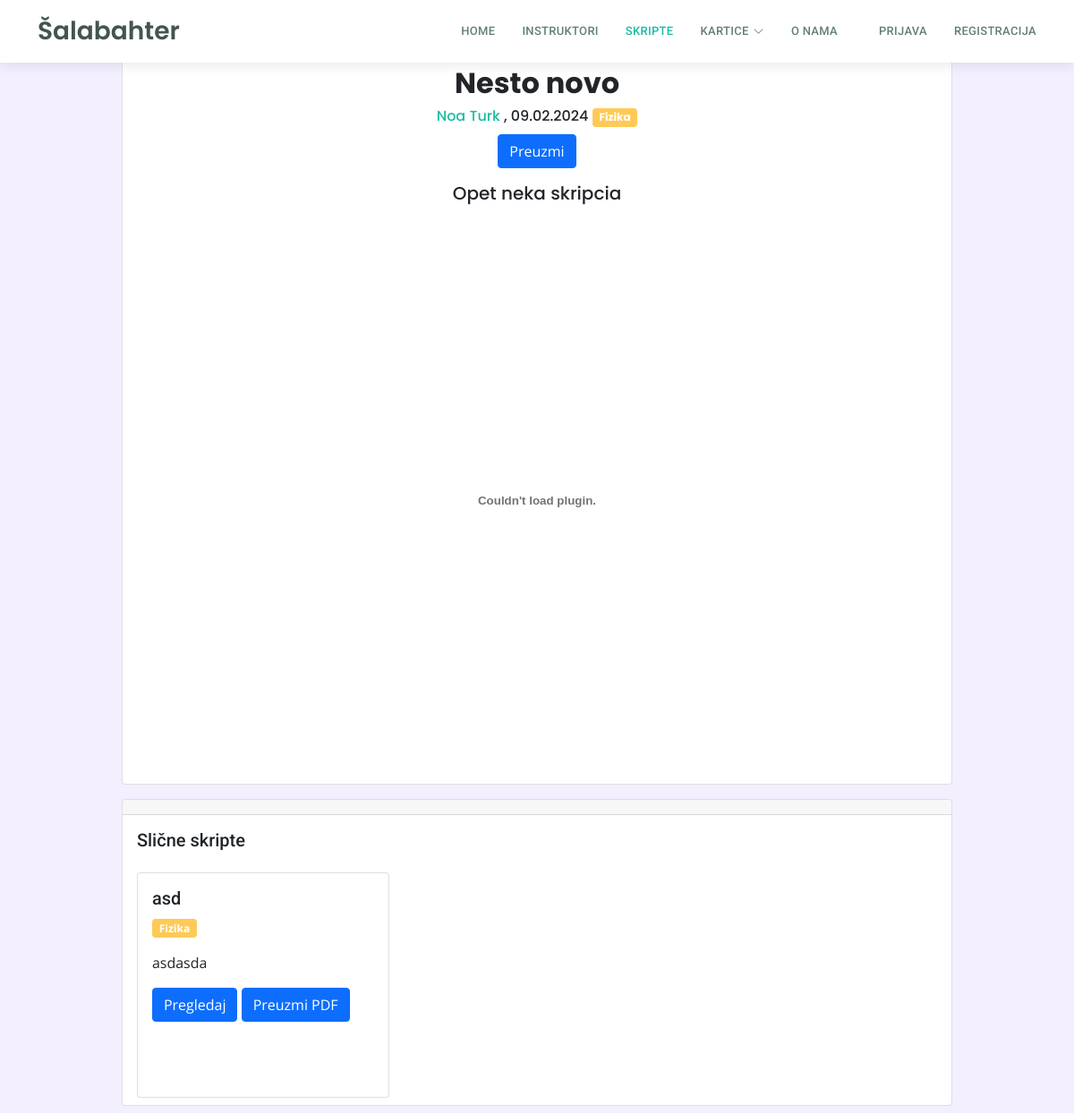
/skripte/skripta.php?skripta_id=27, run on the app's committed database.
### tables this page shows
CREATE TABLE `skripte` (
  `skripta_id` int(11) NOT NULL,
  `predmet_id` int(11) NOT NULL,
  `naziv_skripte` varchar(255) NOT NULL,
  `opis_skripte` longtext NOT NULL,
  `broj_pregleda` int(11) NOT NULL,
  `datum_kreiranja` date NOT NULL,
  `skripta_putanja` varchar(255) NOT NULL,
  `korisnik_id` int(11) NOT NULL
);

CREATE TABLE `korisnik` (
  `korisnik_id` int(11) NOT NULL,
  `ime` varchar(50) DEFAULT NULL,
  `prezime` varchar(50) DEFAULT NULL,
  `email` varchar(100) DEFAULT NULL,
  `lozinka` varchar(255) DEFAULT NULL,
  `adresa` varchar(255) DEFAULT NULL,
  `prebivaliste` varchar(255) NOT NULL,
  `mjesto` int(5) DEFAULT NULL,
  `slika_korisnika` varchar(255) DEFAULT NULL,
  `status_korisnika` int(20) DEFAULT NULL,
  `isAdmin` tinyint(1) NOT NULL
);

CREATE TABLE `predmeti` (
  `predmet_id` int(11) NOT NULL,
  `naziv_predmeta` varchar(255) DEFAULT NULL,
  `predmet_boja` varchar(255) NOT NULL
);

### skripte/skripta.php (the view, shortened to what this page needs)
<?php
$con = require "../ukljucivanje/connection/spajanje.php";
$skripta_id = $_GET['skripta_id'];
$sqlGrupa = "SELECT * FROM skripte WHERE skripta_id = $skripta_id";
$rezultatSkripta = $con->query($sqlGrupa);
if($redSkripta = $rezultatSkripta->fetch_assoc()){
    $nazivSkripte = $redSkripta['naziv_skripte'];
    $opisSkripte = $redSkripta['opis_skripte'];
    $predmet_id = $redSkripta['predmet_id'];
    $datum = date('d.m.Y', strtotime($redSkripta['datum_kreiranja']));
    $putanjaDoOdabraneSkripte = $redSkripta['skripta_putanja'];
    $kreator_id = $redSkripta['korisnik_id'];
    $imePrezimeKorisnika = dohvatipodatkevlasnika($kreator_id);
    $sqlPredmet = "SELECT naziv_predmeta, predmet_boja FROM predmeti WHERE predmet_id = $predmet_id";
    $rezultatPredmet = $con->query($sqlPredmet);
    $redPredmet = $rezultatPredmet->fetch_assoc();
    $predmetNaziv = $redPredmet['naziv_predmeta'];
    $predmetBoja = $redPredmet['predmet_boja'];
}
function dohvatipodatkevlasnika($kreator_id)
{
    $con = require "../ukljucivanje/connection/spajanje.php";
    $sqlKorisnik = "SELECT ime, prezime FROM korisnik WHERE korisnik_id = $kreator_id";
    $resultKorisnik = $con->query($sqlKorisnik);
    $rowKorisnik = $resultKorisnik->fetch_assoc();
    $ime = $rowKorisnik['ime'];
    $prezime = $rowKorisnik['prezime'];
    return $ime . " " . $prezime;
}
?>
<!DOCTYPE html>
<html lang="hr">
<head>
    <?php include '../assets/css/stiliranjeSporedno.php'; ?>
</head>
<body>
    <?php include '../ukljucivanje/header.php'; ?>
    <div class="container mt-3">
        <div class="container">
            <div class="card mx-auto mt-3" style="width: 85%;">
                <div class="card-header">
                    <div class="row">
                        <div class="col">
                            <p class="card-text">Broj pregleda:
                            </p>
                        </div>
                        <div class="col text-right">
                            <a href="../dashboard/report.php?skripta_id=<?php echo $skripta_id; ?>"
                            class="text text-danger" style="font-size: 0.9rem;">Prijavi skriptu!</a>
                        </div>
                    </div>
                </div>
                <div class="card-body">
                    <h2 class="card-title" style="font-family: Poppins; text-align: center;"><b>
                            <?php echo "$nazivSkripte"; ?>
                        </b></h2>
                    <h6 class="card-info" style="font-family: Poppins; text-align: center;"> <a class="link"
                            href="../profil?korisnik=<?php echo $kreator_id ?>">
                            <?php echo $imePrezimeKorisnika ?>
                        </a>,
                        <?php echo "$datum   ";  echo '<span class="badge" style="background-color: ' . $predmetBoja . ';">' . $predmetNaziv . '</span> '; ?>
                    </h6>
                    <div class="text-center">
                        <a href="<?php echo $putanjaDoOdabraneSkripte; ?>" class="btn btn-primary">Preuzmi</a>
                    </div>
                    <h5 class="card-text mt-3" style="font-family: Poppins; text-align: center;">
                        <?php echo "$opisSkripte"; ?>
                    </h5>
                    <div>
                    <?php if (!empty($putanjaDoOdabraneSkripte)) { ?>
                        <embed src="<?php echo $putanjaDoOdabraneSkripte; ?>" type="application/pdf" width="75%" height="600px" class="mx-auto d-block" />
                    <?php } else { ?>
                        <p>Nažalost, nešto je pošlo po krivu.</p>
                        <a href="../dashboard/report.php?skripta_id=<?php echo $skripta_id; ?>" style="color: red;">Prijavi</a>
                    <?php } ?>
                </div>
            </div>
        </div>
    </div>
<div class="container mt-5s mb-2">
<div class="card mx-auto mt-3" style="width: 85%;">
<div class="card-header"></div>
<div class="card-body">
    <h5>Slične skripte</h5>
   </div>
    <div class="row mx-1">
        <?php
        $sqlSlicneSkripte = "SELECT * FROM skripte WHERE predmet_id = $predmet_id AND skripta_id != $skripta_id ORDER BY RAND() LIMIT 3";
        $resultSlicneSkripte = $con->query($sqlSlicneSkripte);
        while ($rowSlicneSkripte = $resultSlicneSkripte->fetch_assoc()) {
            $nazivSlicneSkripte = $rowSlicneSkripte['naziv_skripte'];
            $skripta_putanja = $rowSlicneSkripte['skripta_putanja'];
            $opisSlicneSkripte = $rowSlicneSkripte['opis_skripte'];
            $slicna_skripta_id = $rowSlicneSkripte['skripta_id'];
            echo '
                <div class="col-md-4">
                    <div class="card mb-2">
                        <div class="card-body" style="height: 250px;">
                        <h5 class="card-title">' . ((strlen($nazivSlicneSkripte) > 40) ? substr($nazivSlicneSkripte, 0, 40) . '...' : $nazivSlicneSkripte) . '</h5>
                        ';
                        $predmet_id = $rowSlicneSkripte['predmet_id'];
                        $predmetGrupe= "SELECT  naziv_predmeta, predmet_boja FROM  predmeti WHERE predmet_id = $predmet_id";
                        $rezultatPredmeta = $con->query($predmetGrupe);
                        if ($rezultatPredmeta->num_rows > 0) {
                            while ($predmetRed = $rezultatPredmeta->fetch_assoc()) {
                                $naziv_predmeta = $predmetRed['naziv_predmeta'];
                                $predmetBoja = $predmetRed['predmet_boja'];
                                echo '<p class="badge " style="background-color: ' . $predmetBoja . ';">' . $naziv_predmeta . '</p> ';
                            }
                        }
                        echo'
                            <p class="card-text">' . ((strlen($opisSlicneSkripte) > 80) ? substr($opisSlicneSkripte, 0, 80) . '...' : $opisSlicneSkripte) . '</p>
                            <a href="skripta.php?skripta_id=' . $slicna_skripta_id . '" class="btn btn-primary">Pregledaj</a>
                            <a href="' . $skripta_putanja . '" class="btn btn-primary" download>Preuzmi PDF</a>
                        </div>
                    </div>
                </div>';
        }
        ?>
    </div>
</div>
</body>
</html>

### assets/css/style.css (style rules this page uses)
body { font-family: "Open Sans", sans-serif; background-color: #f3efff; }
a { text-decoration: none; color: #1bbca3; }
h1, h2, h3, h4, h5, h6 { font-family: "Roboto", sans-serif; }
.scrolled-offset { margin-top: 70px; }

### data on the page
skripte: naziv_skripte "Nesto novo", korisnik.prezime "Noa Turk", datum_kreiranja "09.02.2024", opis_skripte "Opet neka skripcia"
predmeti: naziv_predmeta "Fizika"
skripte: naziv_skripte "asd", opis_skripte "asdasda"
